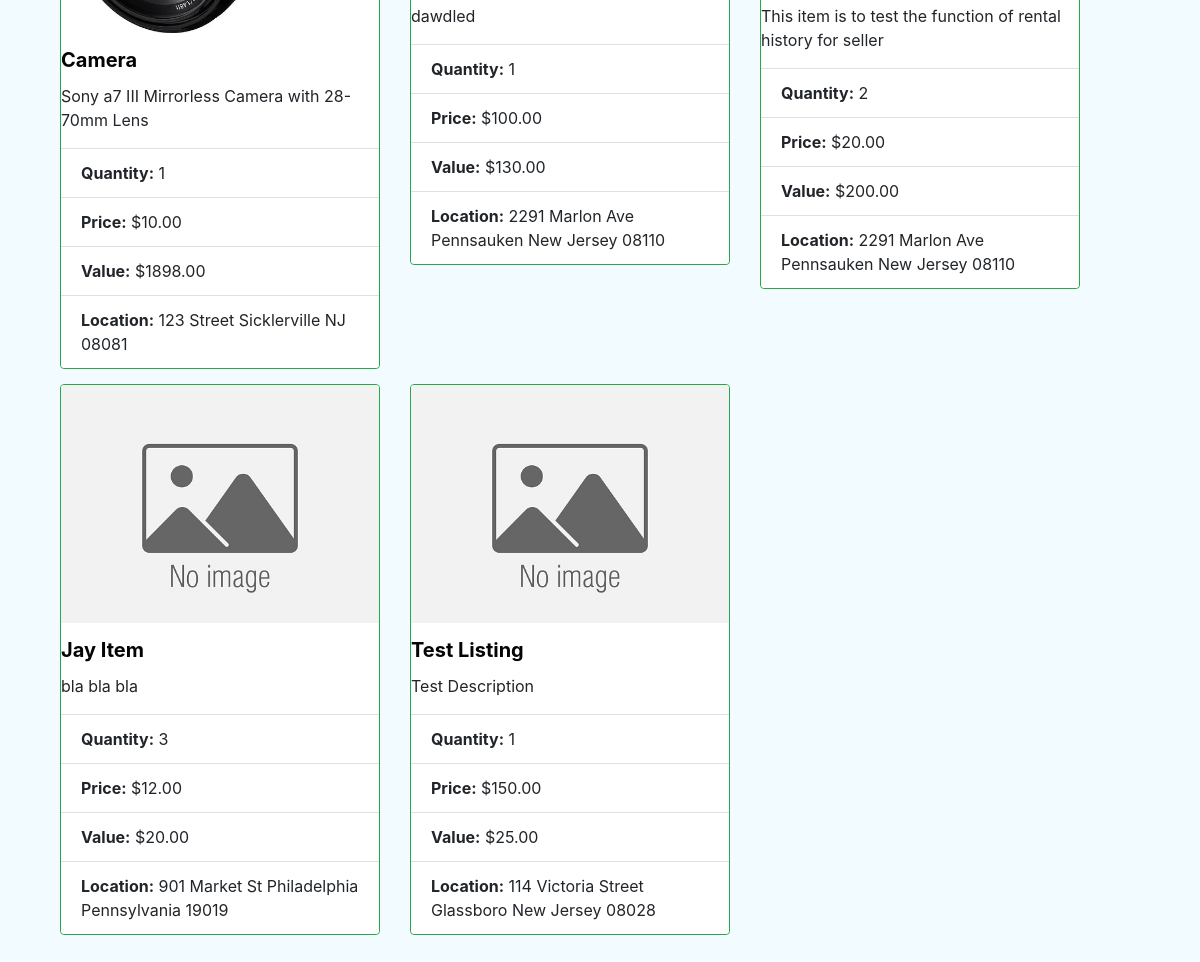
/ (signed in, lower part), run on an earlier commit of the app's database.
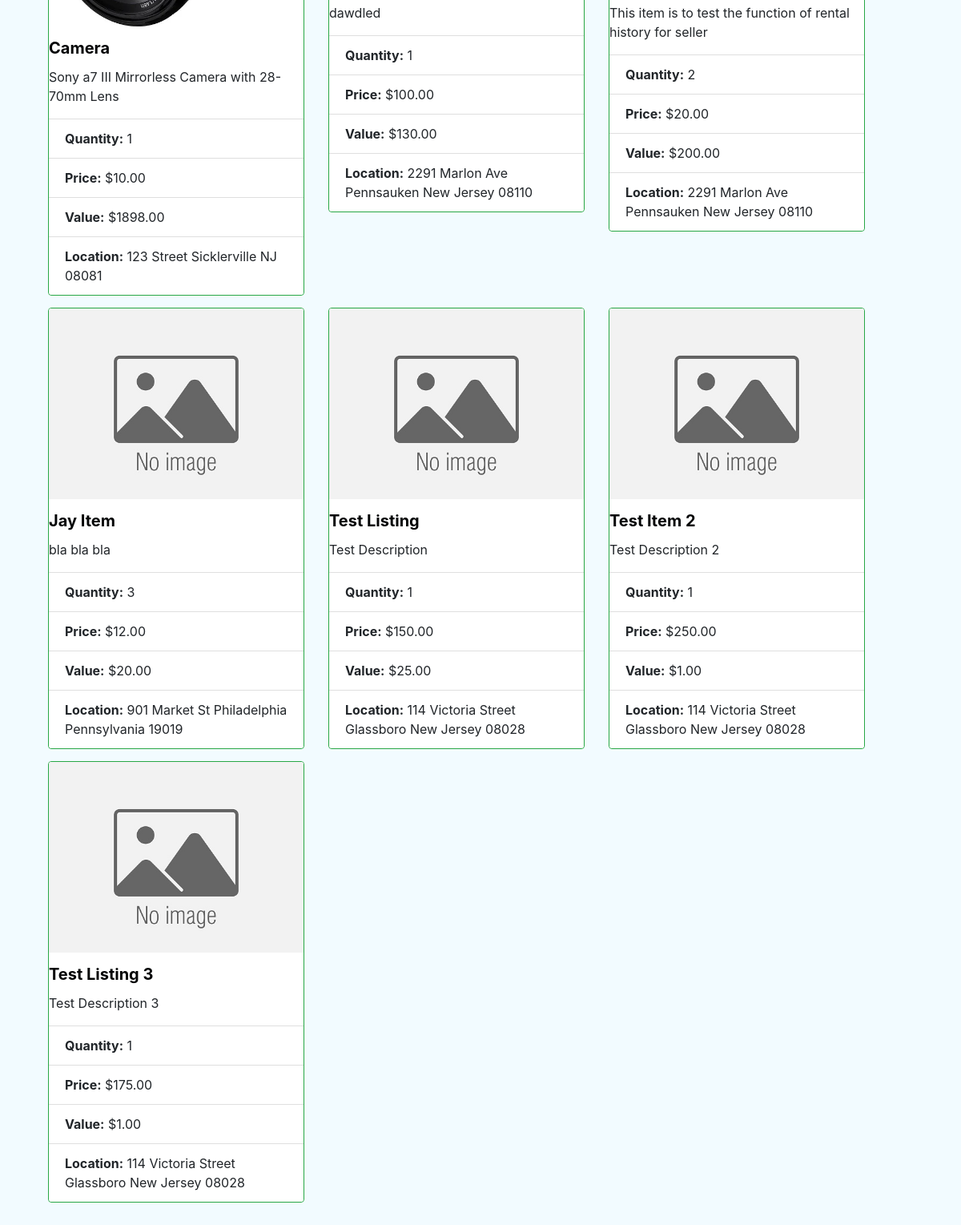
And on a later commit of the database.
### website/models.py (models this page shows)
class Item(db.Model):
    id = db.Column(db.Integer, primary_key=True, index=True)
    name = db.Column(db.String(255), index=True)
    category_id = db.Column(db.Integer, db.ForeignKey("category.id"), index=True)
    is_available = db.Column(db.Boolean, nullable=False, default=True)
    description = db.Column(db.Text, index=True)
    owner_id = db.Column(db.Integer, db.ForeignKey("user.id"))  # ??????????
    date_created = db.Column(db.DATETIME, default=datetime.utcnow, index=True)
    price_in_cents = db.Column(db.Integer, nullable=False, index=True)  # Same thing here
    quantity = db.Column(db.Integer, default=1, index=True)
    value_in_cents = db.Column(db.Integer, nullable=False, index=True)
    image_name = db.Column(db.String(255), index=True)
    item_reviews = db.relationship("Review", backref="item")  # the item being reviewed
    orders = db.relationship("Order", backref="item")

### website/views.py (the view)
@views.route('/', methods=['GET', 'POST'])
@login_required
def home():
    user = current_user
    if request.form.get('search'):
        searched = request.form.get('search')
        print(searched)
    else:
        searched = ''
    if request.form.get('category'):
        category = int(request.form.get('category'))
    else:
        category = 0
    items = Item.query.all()
    all_locations = []
    for item in items:
        owner_id = item.owner_id
        owner = User.query.get(owner_id)
        location_id = owner.location_id
        owner_loc = Location.query.get(location_id)
        all_locations.append(
            str(owner.street) + " " + str(owner_loc.city) + " " + str(owner_loc.state) + " " + str(owner_loc.zip))
    return render_template("home.html", user=user, searched=searched,
                           items=items, location=all_locations, category=category)

### website/templates/home.html (shortened to what this page needs)
{% extends "base.html" %} {% block title %}Home{% endblock %} {% block content
%}
<head>
  <link rel="stylesheet" type="text/css" href="../static/css/home.css" />
</head>
<body style="background-color: rgb(242, 251, 255)">
  <br />
  <br />
  <div class="card-body">
    <div class="row">
      {% for Item in items %}
      {% if searched == '' or searched.lower() in Item.description.lower() or
      searched.lower() in Item.name.lower() %} {% if Item.category_id ==
      category or category == 0 %} {% if Item.owner_id != user.id and
      Item.is_available%}
      <form method="POST" align="left">
        <div class="col-sm-6 col-md-4">
          <div class="card border-success" style="width: 20rem">
            <a href="{{'/order/item/' ~ Item.id}}">
              {% if Item.image_name %}
              <img
                src="{{'static/images/' ~ Item.image_name }}"
                class="card-img-top"
                alt="No Image"
              />
              {% else %}
              <img
                src="{{'static/images/no-image.jpeg'  }}"
                class="card-img-top"
                alt="No Image"
              />
              {% endif %}
              <h5
                class="card-title"
                style="padding-top: 15px; color: rgb(3, 4, 5)"
              >
                <b>{{ Item.name }}</b>
              </h5>
            </a>
            <ul class="list-group list-group-flush">
              <p class="card-text">{{Item.description}}</p>
              <li class="list-group-item"><b>Quantity:</b> {{ Item.quantity }}</li>
              <li class="list-group-item">
                <b>Price:</b> {{"${:.2f}".format(Item.price_in_cents/100)}}
              </li>
              <li class="list-group-item">
                <b>Value:</b> {{"${:.2f}".format(Item.value_in_cents/100)}}
              </li>
              <li class="list-group-item">
				  <b>Location:</b> {{location[loop.index0]}}
              </li>
            </ul>
          </div>
        </div>
      </form>
      {% endif %} {% endif %} {% endif %}{% endfor %}
    </div>
  </div>
</body>
{% endblock %}

### website/templates/base.html (shortened to what this page needs)
<!DOCTYPE html>
<html lang="en">
  <head>
    <link
      rel="stylesheet"
      href="https://stackpath.bootstrapcdn.com/bootstrap/4.4.1/css/bootstrap.min.css"
    />
    <link
      rel="stylesheet"
      href="https://stackpath.bootstrapcdn.com/font-awesome/4.7.0/css/font-awesome.min.css"
    />
  </head>
  <body style="background-color: rgb(242, 251, 255)">
    <div class="container-fluid">{% block content %} {% endblock %}</div>
  </body>
</html>

### website/static/css/home.css (style rules this page uses)
.card-body { padding-left: 45px; }
.col-sm-6 { padding-bottom: 15px; height:auto; max-width: 1000px; }

What changed in the data, as far as the page shows it:
added Item: is_available True (drawn), name "Test Item 2", description "Test Description 2", quantity "1", Item.price_in_cents/100 "$250.00", Item.value_in_cents/100 "$1.00", location "114 Victoria Street Glassboro New Jersey 08028"
added Item: is_available True (drawn), name "Test Listing 3", description "Test Description 3", quantity "1", Item.price_in_cents/100 "$175.00", Item.value_in_cents/100 "$1.00", location "114 Victoria Street Glassboro New Jersey 08028"
